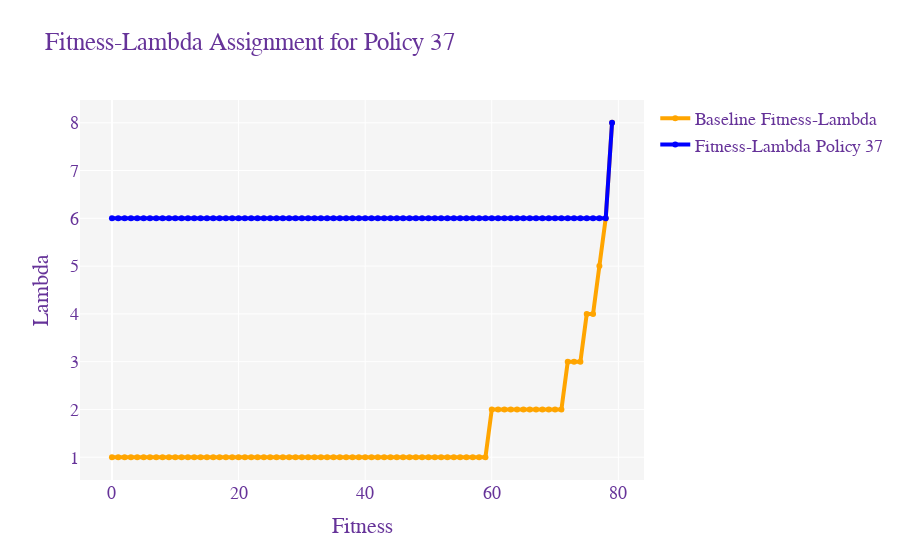

The notebook cell this image was saved under:
### Code cell
db_path = "../computed/cirrus/underhand.db"
policy_total_timesteps = 144_000  
generate_fitness_lambda_plot(db_path, policy_total_timesteps)

### Figure 1 — Plotly figure (JSON) as saved in the notebook; plotly's stock layout.template omitted (floating-point values rounded to 4 significant figures)
{"data": [{"line": {"color": "orange", "width": 4}, "mode": "lines+markers", "name": "Baseline Fitness-Lambda", "type": "scatter", "x": [0, 1, 2, 3, 4, 5, 6, 7, 8, 9, 10, 11, 12, 13, 14, 15, 16, 17, 18, 19, 20, 21, 22, 23, 24, 25, 26, 27, 28, 29, 30, 31, 32, 33, 34, 35, 36, 37, 38, 39, 40, 41, 42, 43, 44, 45, 46, 47, 48, 49, 50, 51, 52, 53, 54, 55, 56, 57, 58, 59, 60, 61, 62, 63, 64, 65, 66, 67, 68, 69, 70, 71, 72, 73, 74, 75, 76, 77, 78, 79], "y": [1, 1, 1, 1, 1, 1, 1, 1, 1, 1, 1, 1, 1, 1, 1, 1, 1, 1, 1, 1, 1, 1, 1, 1, 1, 1, 1, 1, 1, 1, 1, 1, 1, 1, 1, 1, 1, 1, 1, 1, 1, 1, 1, 1, 1, 1, 1, 1, 1, 1, 1, 1, 1, 1, 1, 1, 1, 1, 1, 1, 2, 2, 2, 2, 2, 2, 2, 2, 2, 2, 2, 2, 3, 3, 3, 4, 4, 5, 6, 8]}, {"line": {"color": "blue", "width": 4}, "mode": "lines+markers", "name": "Fitness-Lambda Policy 37", "type": "scatter", "x": [0, 1, 2, 3, 4, 5, 6, 7, 8, 9, 10, 11, 12, 13, 14, 15, 16, 17, 18, 19, 20, 21, 22, 23, 24, 25, 26, 27, 28, 29, 30, 31, 32, 33, 34, 35, 36, 37, 38, 39, 40, 41, 42, 43, 44, 45, 46, 47, 48, 49, 50, 51, 52, 53, 54, 55, 56, 57, 58, 59, 60, 61, 62, 63, 64, 65, 66, 67, 68, 69, 70, 71, 72, 73, 74, 75, 76, 77, 78, 79], "y": [6, 6, 6, 6, 6, 6, 6, 6, 6, 6, 6, 6, 6, 6, 6, 6, 6, 6, 6, 6, 6, 6, 6, 6, 6, 6, 6, 6, 6, 6, 6, 6, 6, 6, 6, 6, 6, 6, 6, 6, 6, 6, 6, 6, 6, 6, 6, 6, 6, 6, 6, 6, 6, 6, 6, 6, 6, 6, 6, 6, 6, 6, 6, 6, 6, 6, 6, 6, 6, 6, 6, 6, 6, 6, 6, 6, 6, 6, 6, 8]}], "layout": {"font": {"color": "RebeccaPurple", "family": "Courier New, monospace", "size": 18}, "paper_bgcolor": "rgba(0,0,0,0)", "plot_bgcolor": "rgba(245, 245, 245, 1)", "title": {"text": "Fitness-Lambda Assignment for Policy 37"}, "xaxis": {"title": {"text": "Fitness"}}, "yaxis": {"title": {"text": "Lambda"}}}}
